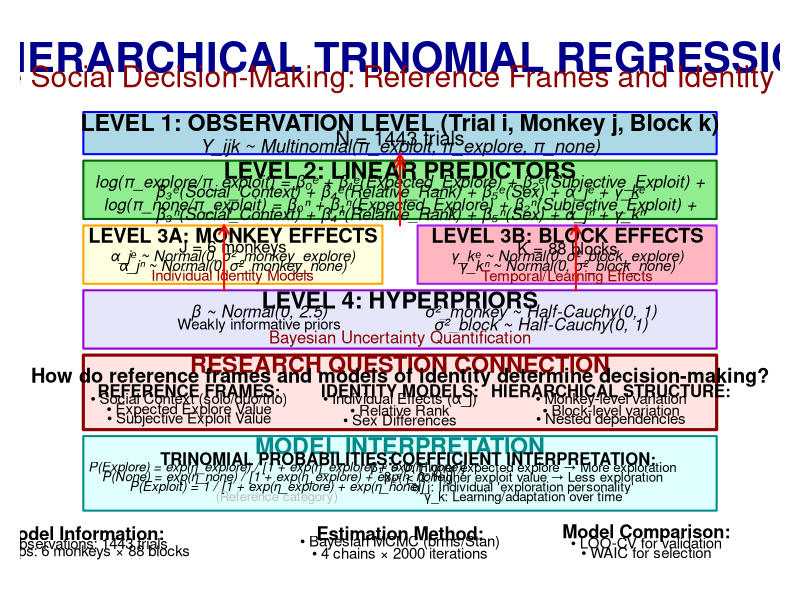
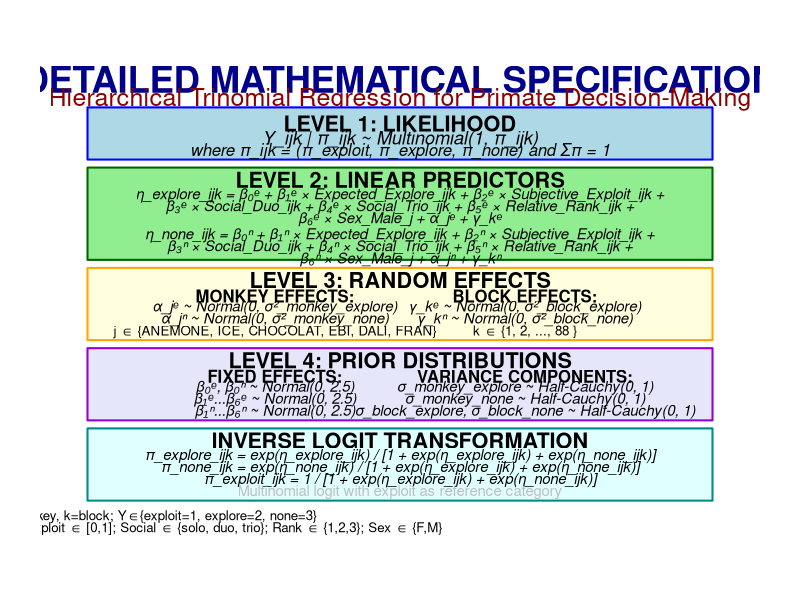

Here is the R script that generated these plots, in order:
#!/usr/bin/env Rscript

# NESTED HIERARCHICAL TRINOMIAL REGRESSION STRUCTURE
# Complete model diagram with equations and research question

suppressMessages({
  library(ggplot2)
  library(dplyr)
  library(gridExtra)
  library(grid)
})

cat("=== HIERARCHICAL TRINOMIAL REGRESSION STRUCTURE ===\n")
cat("Creating comprehensive model diagram with equations and research question\n\n")

# Load data for context
data_raw <- read.csv("Explore Exploit Dataset.csv", stringsAsFactors = FALSE)
data_exp <- data_raw[data_raw$TRIAL_TYPE == "OIT_RE", ]

data_exp$outcome_clean <- ifelse(grepl("explore", data_exp$OUTCOME, ignore.case = TRUE), "explore",
                                ifelse(grepl("exploit", data_exp$OUTCOME, ignore.case = TRUE), "exploit", 
                                      ifelse(grepl("none|NONE", data_exp$OUTCOME, ignore.case = TRUE), "none", NA)))

data_clean <- data_exp[!is.na(data_exp$outcome_clean), ]

# Create sample size info for the diagram
total_trials <- nrow(data_clean)
n_monkeys <- length(unique(data_clean$monkey))
n_conditions <- length(unique(data_clean$CONDITION))
n_blocks <- length(unique(data_clean$BLOCK))

cat("Model structure overview:\n")
cat("Total trials:", total_trials, "\n")
cat("Monkeys:", n_monkeys, "\n")
cat("Social conditions:", n_conditions, "\n")
cat("Blocks:", n_blocks, "\n\n")

pdf("HIERARCHICAL_TRINOMIAL_MODEL_STRUCTURE.pdf", width = 20, height = 16)

# Create the comprehensive model diagram
par(mfrow = c(1, 1), mar = c(1, 1, 1, 1))

# Set up plotting area
plot(1, 1, type = "n", xlim = c(0, 20), ylim = c(0, 16), 
     xlab = "", ylab = "", axes = FALSE, main = "")

# Title
text(10, 15.5, "NESTED HIERARCHICAL TRINOMIAL REGRESSION MODEL", 
     cex = 2.5, font = 2, col = "darkblue")
text(10, 14.8, "Primate Social Decision-Making: Reference Frames and Identity Models", 
     cex = 1.8, font = 1, col = "darkred")

# LEVEL 1: OBSERVATION LEVEL
rect(1, 12.5, 19, 13.8, col = "lightblue", border = "blue", lwd = 2)
text(10, 13.4, "LEVEL 1: OBSERVATION LEVEL (Trial i, Monkey j, Block k)", 
     cex = 1.4, font = 2)
text(10, 13.0, paste("N =", total_trials, "trials"), cex = 1.2)
text(10, 12.7, "Y_ijk ~ Multinomial(π_exploit, π_explore, π_none)", cex = 1.1, font = 3)

# LEVEL 2: LINEAR PREDICTORS
rect(1, 10.5, 19, 12.3, col = "lightgreen", border = "darkgreen", lwd = 2)
text(10, 12.0, "LEVEL 2: LINEAR PREDICTORS", cex = 1.4, font = 2)

# Explore equation
text(10, 11.6, "log(π_explore/π_exploit) = β₀ᵉ + β₁ᵉ(Expected_Explore) + β₂ᵉ(Subjective_Exploit) +", 
     cex = 1.0, font = 3)
text(10, 11.3, "β₃ᵉ(Social_Context) + β₄ᵉ(Relative_Rank) + β₅ᵉ(Sex) + α_jᵉ + γ_kᵉ", 
     cex = 1.0, font = 3)

# None equation
text(10, 10.9, "log(π_none/π_exploit) = β₀ⁿ + β₁ⁿ(Expected_Explore) + β₂ⁿ(Subjective_Exploit) +", 
     cex = 1.0, font = 3)
text(10, 10.6, "β₃ⁿ(Social_Context) + β₄ⁿ(Relative_Rank) + β₅ⁿ(Sex) + α_jⁿ + γ_kⁿ", 
     cex = 1.0, font = 3)

# LEVEL 3: RANDOM EFFECTS
rect(1, 8.5, 9.5, 10.3, col = "lightyellow", border = "orange", lwd = 2)
text(5.25, 10.0, "LEVEL 3A: MONKEY EFFECTS", cex = 1.2, font = 2)
text(5.25, 9.6, paste("J =", n_monkeys, "monkeys"), cex = 1.0)
text(5.25, 9.3, "α_jᵉ ~ Normal(0, σ²_monkey_explore)", cex = 0.9, font = 3)
text(5.25, 9.0, "α_jⁿ ~ Normal(0, σ²_monkey_none)", cex = 0.9, font = 3)
text(5.25, 8.7, "Individual Identity Models", cex = 0.9, font = 1, col = "darkred")

rect(10.5, 8.5, 19, 10.3, col = "lightpink", border = "purple", lwd = 2)
text(14.75, 10.0, "LEVEL 3B: BLOCK EFFECTS", cex = 1.2, font = 2)
text(14.75, 9.6, paste("K =", n_blocks, "blocks"), cex = 1.0)
text(14.75, 9.3, "γ_kᵉ ~ Normal(0, σ²_block_explore)", cex = 0.9, font = 3)
text(14.75, 9.0, "γ_kⁿ ~ Normal(0, σ²_block_none)", cex = 0.9, font = 3)
text(14.75, 8.7, "Temporal/Learning Effects", cex = 0.9, font = 1, col = "darkred")

# LEVEL 4: HYPERPRIORS
rect(1, 6.5, 19, 8.3, col = "lavender", border = "darkviolet", lwd = 2)
text(10, 8.0, "LEVEL 4: HYPERPRIORS", cex = 1.4, font = 2)
text(6, 7.6, "β ~ Normal(0, 2.5)", cex = 1.0, font = 3)
text(14, 7.6, "σ²_monkey ~ Half-Cauchy(0, 1)", cex = 1.0, font = 3)
text(6, 7.2, "Weakly informative priors", cex = 0.9, font = 1)
text(14, 7.2, "σ²_block ~ Half-Cauchy(0, 1)", cex = 1.0, font = 3)
text(10, 6.8, "Bayesian Uncertainty Quantification", cex = 1.0, font = 1, col = "darkred")

# RESEARCH QUESTION CONNECTION
rect(1, 4.0, 19, 6.3, col = "mistyrose", border = "darkred", lwd = 3)
text(10, 6.0, "RESEARCH QUESTION CONNECTION", cex = 1.4, font = 2, col = "darkred")
text(10, 5.6, "How do reference frames and models of identity determine decision-making?", 
     cex = 1.2, font = 2)

# Three key components
text(4, 5.2, "REFERENCE FRAMES:", cex = 1.0, font = 2)
text(4, 4.9, "• Social Context (solo/duo/trio)", cex = 0.9)
text(4, 4.6, "• Expected Explore Value", cex = 0.9)
text(4, 4.3, "• Subjective Exploit Value", cex = 0.9)

text(10, 5.2, "IDENTITY MODELS:", cex = 1.0, font = 2)
text(10, 4.9, "• Individual Effects (α_j)", cex = 0.9)
text(10, 4.6, "• Relative Rank", cex = 0.9)
text(10, 4.3, "• Sex Differences", cex = 0.9)

text(16, 5.2, "HIERARCHICAL STRUCTURE:", cex = 1.0, font = 2)
text(16, 4.9, "• Monkey-level variation", cex = 0.9)
text(16, 4.6, "• Block-level variation", cex = 0.9)
text(16, 4.3, "• Nested dependencies", cex = 0.9)

# MODEL INTERPRETATION
rect(1, 1.5, 19, 3.8, col = "lightcyan", border = "darkcyan", lwd = 2)
text(10, 3.5, "MODEL INTERPRETATION", cex = 1.4, font = 2, col = "darkcyan")

text(6.5, 3.1, "TRINOMIAL PROBABILITIES:", cex = 1.0, font = 2)
text(6.5, 2.8, "P(Explore) = exp(η_explore) / [1 + exp(η_explore) + exp(η_none)]", 
     cex = 0.8, font = 3)
text(6.5, 2.5, "P(None) = exp(η_none) / [1 + exp(η_explore) + exp(η_none)]", 
     cex = 0.8, font = 3)
text(6.5, 2.2, "P(Exploit) = 1 / [1 + exp(η_explore) + exp(η_none)]", 
     cex = 0.8, font = 3)
text(6.5, 1.9, "(Reference category)", cex = 0.8, font = 1, col = "gray")

text(13.5, 3.1, "COEFFICIENT INTERPRETATION:", cex = 1.0, font = 2)
text(13.5, 2.8, "β₁ᵉ > 0: Higher expected explore → More exploration", cex = 0.8)
text(13.5, 2.5, "β₂ᵉ < 0: Higher exploit value → Less exploration", cex = 0.8)
text(13.5, 2.2, "α_j: Individual 'exploration personality'", cex = 0.8)
text(13.5, 1.9, "γ_k: Learning/adaptation over time", cex = 0.8)

# Add arrows showing hierarchical structure
arrows(5, 8.3, 5, 10.3, lwd = 2, col = "red", length = 0.1)
arrows(15, 8.3, 15, 10.3, lwd = 2, col = "red", length = 0.1)
arrows(10, 10.3, 10, 12.3, lwd = 2, col = "red", length = 0.1)
arrows(10, 12.3, 10, 12.5, lwd = 2, col = "red", length = 0.1)

# Add model fit information
text(1, 0.8, "Model Information:", cex = 1.1, font = 2)
text(1, 0.5, paste("• Observations:", total_trials, "trials"), cex = 0.9)
text(1, 0.2, paste("• Groups: 6 monkeys ×", n_blocks, "blocks"), cex = 0.9)

text(10, 0.8, "Estimation Method:", cex = 1.1, font = 2)
text(10, 0.5, "• Bayesian MCMC (brms/Stan)", cex = 0.9)
text(10, 0.2, "• 4 chains × 2000 iterations", cex = 0.9)

text(17, 0.8, "Model Comparison:", cex = 1.1, font = 2)
text(17, 0.5, "• LOO-CV for validation", cex = 0.9)
text(17, 0.2, "• WAIC for selection", cex = 0.9)

dev.off()

# Create a second page with detailed equations
pdf("HIERARCHICAL_TRINOMIAL_EQUATIONS_DETAILED.pdf", width = 16, height = 12)

par(mfrow = c(1, 1), mar = c(2, 2, 2, 2))
plot(1, 1, type = "n", xlim = c(0, 16), ylim = c(0, 12), 
     xlab = "", ylab = "", axes = FALSE, main = "")

# Title
text(8, 11.5, "DETAILED MATHEMATICAL SPECIFICATION", 
     cex = 2.2, font = 2, col = "darkblue")
text(8, 11.0, "Hierarchical Trinomial Regression for Primate Decision-Making", 
     cex = 1.5, font = 1, col = "darkred")

# Level 1: Likelihood
rect(0.5, 9.5, 15.5, 10.8, col = "lightblue", border = "blue", lwd = 2)
text(8, 10.4, "LEVEL 1: LIKELIHOOD", cex = 1.3, font = 2)
text(8, 10.0, "Y_ijk | π_ijk ~ Multinomial(1, π_ijk)", cex = 1.1, font = 3)
text(8, 9.7, "where π_ijk = (π_exploit, π_explore, π_none) and Σπ = 1", 
     cex = 1.0, font = 3)

# Level 2: Linear predictors
rect(0.5, 7.0, 15.5, 9.3, col = "lightgreen", border = "darkgreen", lwd = 2)
text(8, 9.0, "LEVEL 2: LINEAR PREDICTORS", cex = 1.3, font = 2)

text(8, 8.6, "η_explore_ijk = β₀ᵉ + β₁ᵉ × Expected_Explore_ijk + β₂ᵉ × Subjective_Exploit_ijk +", 
     cex = 0.9, font = 3)
text(8, 8.3, "β₃ᵉ × Social_Duo_ijk + β₄ᵉ × Social_Trio_ijk + β₅ᵉ × Relative_Rank_ijk +", 
     cex = 0.9, font = 3)
text(8, 8.0, "β₆ᵉ × Sex_Male_j + α_jᵉ + γ_kᵉ", 
     cex = 0.9, font = 3)

text(8, 7.6, "η_none_ijk = β₀ⁿ + β₁ⁿ × Expected_Explore_ijk + β₂ⁿ × Subjective_Exploit_ijk +", 
     cex = 0.9, font = 3)
text(8, 7.3, "β₃ⁿ × Social_Duo_ijk + β₄ⁿ × Social_Trio_ijk + β₅ⁿ × Relative_Rank_ijk +", 
     cex = 0.9, font = 3)
text(8, 7.0, "β₆ⁿ × Sex_Male_j + α_jⁿ + γ_kⁿ", 
     cex = 0.9, font = 3)

# Level 3: Random effects
rect(0.5, 5.0, 15.5, 6.8, col = "lightyellow", border = "orange", lwd = 2)
text(8, 6.5, "LEVEL 3: RANDOM EFFECTS", cex = 1.3, font = 2)

text(5, 6.1, "MONKEY EFFECTS:", cex = 1.0, font = 2)
text(5, 5.8, "α_jᵉ ~ Normal(0, σ²_monkey_explore)", cex = 0.9, font = 3)
text(5, 5.5, "α_jⁿ ~ Normal(0, σ²_monkey_none)", cex = 0.9, font = 3)
text(5, 5.2, "j ∈ {ANEMONE, ICE, CHOCOLAT, EBI, DALI, FRAN}", cex = 0.8)

text(11, 6.1, "BLOCK EFFECTS:", cex = 1.0, font = 2)
text(11, 5.8, "γ_kᵉ ~ Normal(0, σ²_block_explore)", cex = 0.9, font = 3)
text(11, 5.5, "γ_kⁿ ~ Normal(0, σ²_block_none)", cex = 0.9, font = 3)
text(11, 5.2, paste("k ∈ {1, 2, ...,", n_blocks, "}"), cex = 0.8)

# Level 4: Priors
rect(0.5, 3.0, 15.5, 4.8, col = "lavender", border = "darkviolet", lwd = 2)
text(8, 4.5, "LEVEL 4: PRIOR DISTRIBUTIONS", cex = 1.3, font = 2)

text(5, 4.1, "FIXED EFFECTS:", cex = 1.0, font = 2)
text(5, 3.8, "β₀ᵉ, β₀ⁿ ~ Normal(0, 2.5)", cex = 0.9, font = 3)
text(5, 3.5, "β₁ᵉ...β₆ᵉ ~ Normal(0, 2.5)", cex = 0.9, font = 3)
text(5, 3.2, "β₁ⁿ...β₆ⁿ ~ Normal(0, 2.5)", cex = 0.9, font = 3)

text(11, 4.1, "VARIANCE COMPONENTS:", cex = 1.0, font = 2)
text(11, 3.8, "σ_monkey_explore ~ Half-Cauchy(0, 1)", cex = 0.9, font = 3)
text(11, 3.5, "σ_monkey_none ~ Half-Cauchy(0, 1)", cex = 0.9, font = 3)
text(11, 3.2, "σ_block_explore, σ_block_none ~ Half-Cauchy(0, 1)", cex = 0.9, font = 3)

# Transformation
rect(0.5, 1.0, 15.5, 2.8, col = "lightcyan", border = "darkcyan", lwd = 2)
text(8, 2.5, "INVERSE LOGIT TRANSFORMATION", cex = 1.3, font = 2)

text(8, 2.1, "π_explore_ijk = exp(η_explore_ijk) / [1 + exp(η_explore_ijk) + exp(η_none_ijk)]", 
     cex = 0.9, font = 3)
text(8, 1.8, "π_none_ijk = exp(η_none_ijk) / [1 + exp(η_explore_ijk) + exp(η_none_ijk)]", 
     cex = 0.9, font = 3)
text(8, 1.5, "π_exploit_ijk = 1 / [1 + exp(η_explore_ijk) + exp(η_none_ijk)]", 
     cex = 0.9, font = 3)
text(8, 1.2, "Multinomial logit with exploit as reference category", cex = 0.9, font = 1, col = "gray")

# Variable definitions
text(1, 0.6, "Variables: i=trial, j=monkey, k=block; Y∈{exploit=1, explore=2, none=3}", 
     cex = 0.8, font = 1)
text(1, 0.3, "Covariates: Expected_Explore, Subjective_Exploit ∈ [0,1]; Social ∈ {solo, duo, trio}; Rank ∈ {1,2,3}; Sex ∈ {F,M}", 
     cex = 0.8, font = 1)

dev.off()

cat("\nHIERARCHICAL TRINOMIAL MODEL STRUCTURE: COMPLETE\n")
cat("Files created:\n")
cat("• HIERARCHICAL_TRINOMIAL_MODEL_STRUCTURE.pdf - Visual model diagram\n")
cat("• HIERARCHICAL_TRINOMIAL_EQUATIONS_DETAILED.pdf - Detailed mathematical specification\n\n")

cat("MODEL SUMMARY:\n")
cat("• 4-level hierarchical structure\n")
cat("• Trinomial outcomes (exploit/explore/none)\n")
cat("• Individual and block random effects\n")
cat("• Bayesian estimation with weakly informative priors\n")
cat("• Direct connection to research question about reference frames and identity\n\n")

cat("RESEARCH QUESTION CONNECTION:\n")
cat("• Reference frames: Social context + value expectations\n")
cat("• Identity models: Individual + rank + sex effects\n")
cat("• Hierarchical structure captures nested dependencies\n")
cat("• Bayesian approach quantifies uncertainty in all parameters\n\n") 